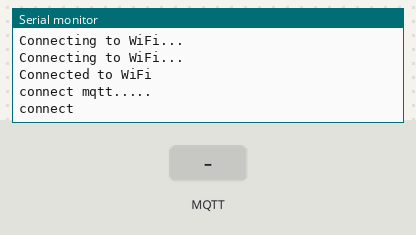
This sketch was run on a simulated ESP32. Parts: the last lines printed to the serial monitor. The test bench sets the inputs (shaded band). WiFi joins after 1.5 s; servers stay silent unless stated; no MQTT or app messages arrive unless stated.

Above: at 3.2 s.
3.3 s: MQTT message "1" arrives on the first subscribed topic
At 3.7 s:
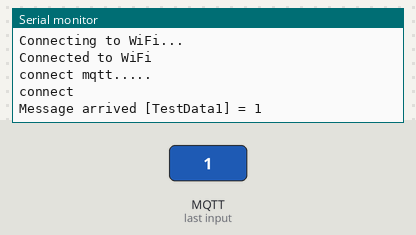
4.8 s: MQTT message "on" arrives on the first subscribed topic
At 6.0 s:
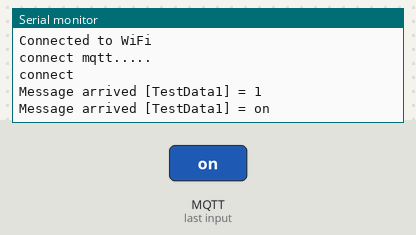
6.3 s: MQTT message "off" arrives on the first subscribed topic
At 7.1 s:
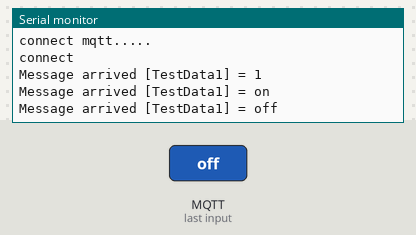

The sketch:

MQTTtoESP.ino
```cpp
#include <WiFi.h> //ใช้ในการเชื่อมต่อ WiFi
#include <PubSubClient.h> //ใช้ในการสื่อสารกับโปโตคอล mqtt

#define ssid "Your WiFi ssid" //ssid หรือชื่อของ WiFi ที่ต้องการเชื่อมต่อ
#define password "your WiFi password" //password หรือรหัสของ WiFi ที่ต้องการเชื่อมต่อ

const char* mqtt_server = "broker.emqx.io"; //ชื่อ Broker ที่ต้องการเชื่อมต่อ
const int mqtt_Port = 1883; //port ของโปโตคอล mqtt

WiFiClient espClient; //ทำการสร้าง Client ของ WiFi
PubSubClient client(espClient); //ทำการสร้าง Client ของ mqtt

void setup() {
  Serial.begin(115200);

  WiFi.begin(ssid, password);//ทำการเชื่อมต่อกับ WiFi
  while (WiFi.status() != WL_CONNECTED) //ทำการตรวจสอบ WiFi หากไม่สามารถเชื่อมต่อ WiFi ได้จะทำการวนลูป
  { delay(1000);
    Serial.println("Connecting to WiFi...");
  }
  Serial.println("Connected to WiFi");
  setupMQTT();
}

//สร้างฟังก์ชันในการเชื่อมต่อ broker และทำการเลียกใช้ฟังก์ชั่น callback
void setupMQTT() {
  client.setServer(mqtt_server, mqtt_Port); //ทำการเชื่อมต่อกับ broker
  client.setCallback(callback); //เรียกใช้ฟังชั่น callback โดยที่ในวงเล็บจำเป็นต้องเป็นชื่อเดียวกันกับฟังชั้นที่จะใช้ในการ Callback ในบรรทัดที่
}

//สร้างฟังก์ชั่นในการตรวจสอบ WiFi
void reconnectWiFi() {
  while (WiFi.status() != WL_CONNECTED) //ทำการตรวจสอบ WiFi หากไม่สามารถเชื่อมต่อ WiFi ได้จะทำการวนลูป
  { delay(1000);
    Serial.println("Connecting to WiFi...");
  }
}

//สร้างฟังก์ชั่น callback ในการรับข้อมูลที่ส่งกลับมาจาก broker
//ฟังก์ชั่น callback จะมีข้อมูลที่ถูกส่งกลับมาอยู่ด้วยการสามข้อมูลได้แก่ topic คือชื่อของข้อมูลที่ส่งกลับมา payload คือข้อมูลที่ถูกส่งกลับมา length คือจำนวนตัวอักษรของข้อมูลที่ถูกส่งกลับมา
void callback(char* topic, byte* payload, unsigned int length)
 {
  String message; //สร้างตัวแปรเพื่อเก็บข้อมูล payload
  Serial.print("Message arrived [");
  Serial.print(topic);
  Serial.print("] = ");
  for (int i = 0; i < length; i++) { //สร้างลูป For เพื่อทำการทำการเก็บข้อมูล paylode ลงในตัวแปร massage
    message += (char)payload[i];
  }
  Serial.println(message);
  }

 //สร้างฟังก์ชัน ในการตรวจสองการเชื่อมต่อกับโปโตคอล mqtt
  void reconnectMQTT() {
    //สร้างเงื่อนไขเมื่อเชื่อมต่อ mqtt ไม่ได้
  while (!client.connected()) {
    Serial.print("connect mqtt....");
    Serial.println(".");
    if (client.connect("Npru_Test_mqttIn")) //ทำการเชื่อมต่อ mqtt โดยที่ในวงเล็บคือชื่อที่สามารถตั้งได้ตามต้องการโดยที่ชื่อที่ตั้งไม่ควรซ้ำกันในจำนวนมาก
    { Serial.println("connect");
      client.subscribe("TestData1"); //ทำการติดตามข้อมูลหรือ subscribe โดยในวงเล็บต้องเป็นชื่อเดียวกันกับ topic ของ mqtt out ที่ต้องการรับข้อมูลกลับมา
      client.subscribe("TestData2");
      }
      else {
      Serial.print("MQTT connection failed, rc=");
      Serial.println(client.state());
      delay(5000);
    }
  }
}

void loop() {
  reconnectWiFi(); //
  if (!client.connected()) {
    reconnectMQTT();
  }
  client.loop(); //เมื่อเรียกใช้ฟังก์ชั่น callback จำเป็นต้องมีฟังก์ชั่น client.loop
}
```

Measured:
- after the input at 3.3 s, the serial monitor: prints a new line at once (image 1)
- after the input at 4.8 s, the serial monitor: prints a new line at once (image 2)
- after the input at 6.3 s, the serial monitor: prints a new line at once (image 3)
